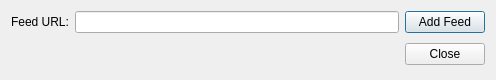
<?xml version="1.0" encoding="UTF-8"?>
<ui version="4.0">
 <class>AddFeedDialog</class>
 <widget class="QDialog" name="AddFeedDialog">
  <property name="windowModality">
   <enum>Qt::ApplicationModal</enum>
  </property>
  <property name="geometry">
   <rect>
    <x>0</x>
    <y>0</y>
    <width>496</width>
    <height>70</height>
   </rect>
  </property>
  <property name="windowTitle">
   <string>Add New Feed - ReallySimpleReader</string>
  </property>
  <layout class="QVBoxLayout" name="verticalLayout">
   <item>
    <layout class="QHBoxLayout" name="horizontalLayout">
     <item>
      <widget class="QLabel" name="label">
       <property name="text">
        <string>Feed URL:</string>
       </property>
      </widget>
     </item>
     <item>
      <widget class="QLineEdit" name="m_txtFeedURL"/>
     </item>
     <item>
      <widget class="QPushButton" name="m_btnAddFeed">
       <property name="sizePolicy">
        <sizepolicy hsizetype="Fixed" vsizetype="Fixed">
         <horstretch>0</horstretch>
         <verstretch>0</verstretch>
        </sizepolicy>
       </property>
       <property name="text">
        <string>Add Feed</string>
       </property>
      </widget>
     </item>
    </layout>
   </item>
   <item>
    <layout class="QHBoxLayout" name="horizontalLayout_3">
     <item>
      <widget class="QLabel" name="m_statusLabel">
       <property name="text">
        <string/>
       </property>
      </widget>
     </item>
     <item>
      <spacer name="horizontalSpacer">
       <property name="orientation">
        <enum>Qt::Horizontal</enum>
       </property>
       <property name="sizeType">
        <enum>QSizePolicy::Fixed</enum>
       </property>
       <property name="sizeHint" stdset="0">
        <size>
         <width>40</width>
         <height>30</height>
        </size>
       </property>
      </spacer>
     </item>
     <item>
      <widget class="QPushButton" name="m_btnClose">
       <property name="sizePolicy">
        <sizepolicy hsizetype="Fixed" vsizetype="Fixed">
         <horstretch>0</horstretch>
         <verstretch>0</verstretch>
        </sizepolicy>
       </property>
       <property name="text">
        <string>Close</string>
       </property>
      </widget>
     </item>
    </layout>
   </item>
  </layout>
 </widget>
 <resources/>
 <connections/>
</ui>
